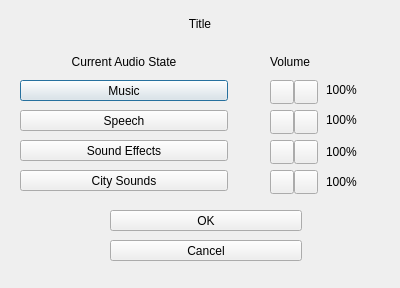
<?xml version="1.0" encoding="UTF-8"?>
<ui version="4.0">
 <class>SoundOptionsDialog</class>
 <widget class="QDialog" name="SoundOptionsDialog">
  <property name="geometry">
   <rect>
    <x>0</x>
    <y>0</y>
    <width>400</width>
    <height>288</height>
   </rect>
  </property>
  <property name="windowTitle">
   <string>Dialog</string>
  </property>
  <widget class="Label" name="cTitle">
   <property name="geometry">
    <rect>
     <x>0</x>
     <y>0</y>
     <width>400</width>
     <height>48</height>
    </rect>
   </property>
   <property name="text">
    <string>Title</string>
   </property>
   <property name="alignment">
    <set>Qt::AlignCenter</set>
   </property>
  </widget>
  <widget class="Label" name="cStateLabel">
   <property name="geometry">
    <rect>
     <x>20</x>
     <y>50</y>
     <width>208</width>
     <height>24</height>
    </rect>
   </property>
   <property name="text">
    <string>Current Audio State</string>
   </property>
   <property name="alignment">
    <set>Qt::AlignCenter</set>
   </property>
  </widget>
  <widget class="Label" name="cVolumeLabel">
   <property name="geometry">
    <rect>
     <x>270</x>
     <y>50</y>
     <width>85</width>
     <height>24</height>
    </rect>
   </property>
   <property name="text">
    <string>Volume</string>
   </property>
   <property name="alignment">
    <set>Qt::AlignLeading|Qt::AlignLeft|Qt::AlignVCenter</set>
   </property>
  </widget>
  <widget class="Button" name="cMusic">
   <property name="geometry">
    <rect>
     <x>20</x>
     <y>80</y>
     <width>208</width>
     <height>21</height>
    </rect>
   </property>
   <property name="text">
    <string>Music</string>
   </property>
  </widget>
  <widget class="Button" name="cSpeech">
   <property name="geometry">
    <rect>
     <x>20</x>
     <y>110</y>
     <width>208</width>
     <height>21</height>
    </rect>
   </property>
   <property name="text">
    <string>Speech</string>
   </property>
  </widget>
  <widget class="Button" name="cSounds">
   <property name="geometry">
    <rect>
     <x>20</x>
     <y>140</y>
     <width>208</width>
     <height>21</height>
    </rect>
   </property>
   <property name="text">
    <string>Sound Effects</string>
   </property>
  </widget>
  <widget class="Button" name="cCity">
   <property name="geometry">
    <rect>
     <x>20</x>
     <y>170</y>
     <width>208</width>
     <height>21</height>
    </rect>
   </property>
   <property name="text">
    <string>City Sounds</string>
   </property>
  </widget>
  <widget class="Button" name="cOk">
   <property name="geometry">
    <rect>
     <x>110</x>
     <y>210</y>
     <width>192</width>
     <height>21</height>
    </rect>
   </property>
   <property name="text">
    <string>OK</string>
   </property>
  </widget>
  <widget class="Button" name="cCancel">
   <property name="geometry">
    <rect>
     <x>110</x>
     <y>240</y>
     <width>192</width>
     <height>21</height>
    </rect>
   </property>
   <property name="text">
    <string>Cancel</string>
   </property>
  </widget>
  <widget class="Button" name="cMusicDown">
   <property name="geometry">
    <rect>
     <x>270</x>
     <y>80</y>
     <width>24</width>
     <height>24</height>
    </rect>
   </property>
   <property name="text">
    <string/>
   </property>
  </widget>
  <widget class="Button" name="cMusicUp">
   <property name="geometry">
    <rect>
     <x>294</x>
     <y>80</y>
     <width>24</width>
     <height>24</height>
    </rect>
   </property>
   <property name="text">
    <string/>
   </property>
  </widget>
  <widget class="Button" name="cSpeechDown">
   <property name="geometry">
    <rect>
     <x>270</x>
     <y>110</y>
     <width>24</width>
     <height>24</height>
    </rect>
   </property>
   <property name="text">
    <string/>
   </property>
  </widget>
  <widget class="Button" name="cSpeechUp">
   <property name="geometry">
    <rect>
     <x>294</x>
     <y>110</y>
     <width>24</width>
     <height>24</height>
    </rect>
   </property>
   <property name="text">
    <string/>
   </property>
  </widget>
  <widget class="Button" name="cSoundsDown">
   <property name="geometry">
    <rect>
     <x>270</x>
     <y>140</y>
     <width>24</width>
     <height>24</height>
    </rect>
   </property>
   <property name="text">
    <string/>
   </property>
  </widget>
  <widget class="Button" name="cSoundsUp">
   <property name="geometry">
    <rect>
     <x>294</x>
     <y>140</y>
     <width>24</width>
     <height>24</height>
    </rect>
   </property>
   <property name="text">
    <string/>
   </property>
  </widget>
  <widget class="Button" name="cCityDown">
   <property name="geometry">
    <rect>
     <x>270</x>
     <y>170</y>
     <width>24</width>
     <height>24</height>
    </rect>
   </property>
   <property name="text">
    <string/>
   </property>
  </widget>
  <widget class="Label" name="cMusicVolumeLabel">
   <property name="geometry">
    <rect>
     <x>326</x>
     <y>78</y>
     <width>48</width>
     <height>24</height>
    </rect>
   </property>
   <property name="text">
    <string>100%</string>
   </property>
   <property name="alignment">
    <set>Qt::AlignLeading|Qt::AlignLeft|Qt::AlignVCenter</set>
   </property>
  </widget>
  <widget class="Label" name="cSpeechVolumeLabel">
   <property name="geometry">
    <rect>
     <x>326</x>
     <y>108</y>
     <width>48</width>
     <height>24</height>
    </rect>
   </property>
   <property name="text">
    <string>100%</string>
   </property>
   <property name="alignment">
    <set>Qt::AlignLeading|Qt::AlignLeft|Qt::AlignVCenter</set>
   </property>
  </widget>
  <widget class="Label" name="cSoundsVolumeLabel">
   <property name="geometry">
    <rect>
     <x>326</x>
     <y>140</y>
     <width>48</width>
     <height>24</height>
    </rect>
   </property>
   <property name="text">
    <string>100%</string>
   </property>
   <property name="alignment">
    <set>Qt::AlignLeading|Qt::AlignLeft|Qt::AlignVCenter</set>
   </property>
  </widget>
  <widget class="Label" name="cCityVolumeLevel">
   <property name="geometry">
    <rect>
     <x>326</x>
     <y>170</y>
     <width>48</width>
     <height>24</height>
    </rect>
   </property>
   <property name="text">
    <string>100%</string>
   </property>
   <property name="alignment">
    <set>Qt::AlignLeading|Qt::AlignLeft|Qt::AlignVCenter</set>
   </property>
  </widget>
  <widget class="Button" name="cCityUp">
   <property name="geometry">
    <rect>
     <x>294</x>
     <y>170</y>
     <width>24</width>
     <height>24</height>
    </rect>
   </property>
   <property name="text">
    <string/>
   </property>
  </widget>
 </widget>
 <customwidgets>
  <customwidget>
   <class>Button</class>
   <extends>QPushButton</extends>
   <header>widget/button.h</header>
  </customwidget>
  <customwidget>
   <class>Label</class>
   <extends>QLabel</extends>
   <header>widget/label.h</header>
  </customwidget>
 </customwidgets>
 <resources/>
 <connections/>
</ui>
